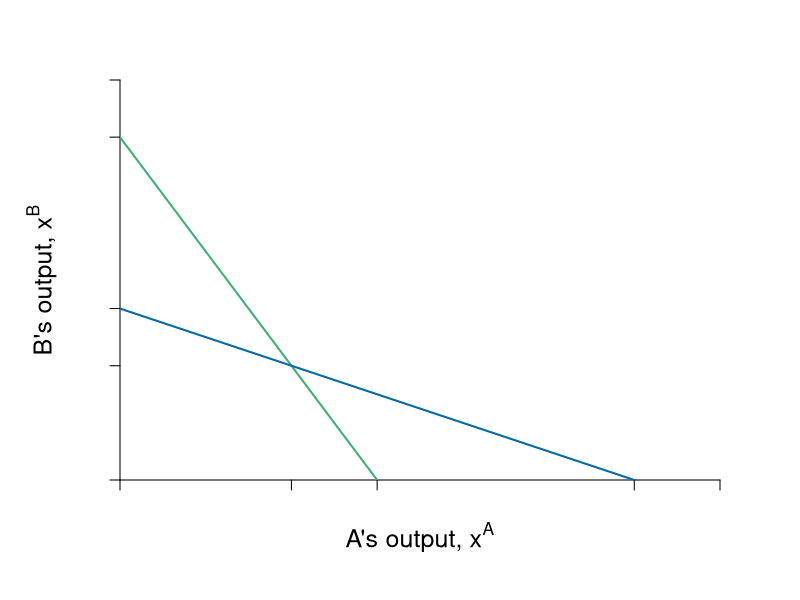

Generate this figure with R:
require(shape)
pdf(file = "competitionmarkets/cournot_brfs_nolabels_worksheet.pdf", width = 9, height = 7)

#Set parameters for graphics
axislabelsize <- 1.5
labelsize <- 1.2
graphlinewidth <- 2
segmentlinewidth <- 1.5

COL <- c("#7fc97f", "#beaed4", "#fdc086", "#ffff99", "#386cb0", "#f0027f", "#bf5b17", "#666666")
COLA <- c("#e0f3db", "#99d8c9","#66c2a4","#41ae76", "#238b45", "#005824")
COLB <- c("#c6dbef", "#4eb3d3", "#2b8cbe", "#0868ac","#084081")

par(mar =  c(6, 6, 4, 4))

piA <- function(xa, xb, s = 0.5, pmax = 20, c1 = 2) {
  (pmax - s*xb)*xa - s*(xa)^2 - c1*xa
}

piB <- function(xa, xb, s = 0.5, pmax = 20, c1 = 2) {
  (pmax - s*xa)*xb - s*(xb)^2 - c1*xb
}

brfB <- function(xa, s = 0.5, pmax = 20, c1 = 2) {
  (pmax - c1)/(2*s) - (1/2)*xa
}

brfA <- function(xa, s = 0.5, pmax = 20, c1 = 2) {
  (pmax - c1)/s - 2*xa
}

# brfPE <- function(ea, alpha = 16, beta = 1/12) {
#   alpha*(1 - beta*ea)
# }
# 
# indiffeA <- function(ea, alpha = 16, beta = 1/24, uA = 46.08) {
#   1/beta - (0.5*ea)/(alpha*beta) - uA/(alpha*beta*ea)
# }
# 
# indiffB <- function(eb, alpha = 16, beta = 1/24, uB = 46.08) {
#   (alpha*eb - uB - 0.5*eb^2)/(alpha*beta*eb)
# }
# 
# indiffB2 <- function(ea, alpha = 16, beta = 1/24, uB = 46.08) {
#   sqrt(alpha^2*(beta*ea - 1)^2 - 2*uB) - alpha*beta*ea + alpha
# }
# 
# indiffB3 <- function(ea, alpha = 16, beta = 1/24, uB = 46.08) {
#   -sqrt(alpha^2*(beta*ea - 1)^2 - 2*uB) - alpha*beta*ea + alpha
# }


#Input into Wolfram Alpha: solve for x y = 1/b - (0.5*x)/(a*b) - u/(a*b*x)

# indiffAlowB <- function(eb, alpha = 16, beta = 1/24, uA = 46.08) {
#   0.5*(-sqrt((2*alpha*beta*eb - 2*alpha)^2 - 8*uA)) - 2*alpha*beta*eb + 2*alpha
# }
# 
# indiffAlow <- function(ea, alpha = 16, beta = 1/24, uA = 46.08) {
#   0.5*(-sqrt((2*alpha*beta*ea - 2*alpha)^2 - 8*uA)) - 2*alpha*beta*ea + 2*alpha
# }
# 
# indiffAgain <- function(ea, alpha = 16, beta = 1/24, uA = 46.08) {
#   (-2*alpha*ea +2*uA + ea^2 )/ ( 2 * alpha * beta * ea)
# }

xlims <- c(0, 42)
ylims <- c(0, 42)

npts <- 501 
x <- seq(xlims[1], xlims[2], length.out = npts)
y <- seq(ylims[1], ylims[2], length.out = npts) 
a <- c(46.08, 55, 64)
b <- c(46.08, 55, 64)


#B's value when at A's bliss point
#0.35*log(5.88) + 0.35*log(8.88) + 0.5*log(10 - 5.88) + 0.5*log(15 - 8.88) 

#B's bliss point x = 4.11765; y = 6.17647
#A's value when at A's bliss point
#0.5*log(4.11765) + 0.5*log(6.17647) + 0.35*log(10 - 4.11765) + 0.35*log(15 - 6.17647) 


plot(0, 0, xlim = xlims, ylim = ylims, type = "n",
     xlab = expression(paste("")),
     ylab = expression(paste("")), 
     xaxt = "n", 
     yaxt = "n", 
     cex.lab = axislabelsize, 
     bty = "n",
     xaxs="i", 
     yaxs="i")

# ticksy <- seq(from = 0, to = ylims[2], by = 2)
# ylabels <- seq(from = 0, to = ylims[2], by = 2)
# ticksx <- seq(from = 0, to = xlims[2], by = 2)
# xlabels <- seq(from = 0, to = xlims[2], by = 2)
ticksy <- c(0, 12, 18, 36, ylims[2])
ylabels <- c(NA, expression(paste(x^{BN})), expression(paste( frac(bar(p) - c[1],2*beta) )), expression(paste( frac(bar(p) - c[1],beta) )), NA)
ticksx <- c(0, 12, 18, 36, xlims[2])
xlabels <- c(NA, expression(paste(x^{AN})), expression(paste(frac(bar(p) - c[1],2*beta))), expression(paste( frac(bar(p) - c[1],beta) )), NA)

axis(1, at = ticksx, pos = 0, labels = FALSE)

#text(x = c(0, 12, 18, 36, xlims[2]), par("usr")[3] - 0.4, labels = xlabels, srt = 0, pos = 1, xpd = TRUE)

axis(2, at = ticksy, pos = 0, labels = FALSE, las = 1)

npts <- 500 
xx1 <- seq(xlims[1], xlims[2], length.out = npts)

lines(xx1, brfA(xx1, s = 0.5, pmax = 20, c1 = 2), col = COLA[4], lwd = graphlinewidth)
lines(xx1, brfB(xx1, s = 0.5, pmax = 20, c1 = 2), col = COLB[4], lwd = graphlinewidth)

# segments(0, 12, 12, 12, lty = 2, col = "gray" , lwd = segmentlinewidth)
# segments(12, 0, 12, 12, lty = 2, col = "gray" , lwd = segmentlinewidth)

#mtext(expression(paste("A's output, ", x^A)), side=1, line = 2.5, cex = axislabelsize)
text(0.5*(xlims[2]), -6, expression(paste("A's output, ", x^A)), xpd = TRUE, cex = axislabelsize) 
text(-5.5, 0.5*ylims[2], expression(paste("B's output, ", x^B)), xpd = TRUE, cex = axislabelsize, srt = 90) 

#segments(4.11765, 6.17647, 5.88, 8.88, lty = 1, col = COL[2] , lwd = graphlinewidth)
#text(7.3, 3, expression("Pareto Efficient"))
#text(7.3, 2.5, expression("Curve"))
#Arrows(7.3, 3.5, 7.3, 6.1, col = "black", lty = 1, lwd = 2, arr.type = "triangle", arr.lwd = 0.5)

#Label the iso-welfare functions for the HG, Aisha
# text(3.8, 1.5, expression(u[1]^A))
# text(4.6, 1.5, expression(u[2]^A))
# text(5.5, 1.5, expression(u[3]^A))
#text(6.6, 8.3, expression(u[4]^A))

#Label the indifference curves for the HG, Betty
# text(7.6, 17, expression(u[1]^B))
# text(6.75, 17, expression(u[2]^B))
# text(6, 17, expression(u[3]^B))
#text(3.4, 6.9, expression(v[4]^B))

#Label point i. 
# points(12, 12, pch = 16, col = "black", cex = 1.5)
# text(16.5, 12.5, expression(paste("Nash Equilibrium")))
# text(11.3, 11.3, expression(paste("n")))

#Annotate Pareto Efficient Curve and relevant points
# segments(8, 6, 6, 8, lty = 1, col = COL[2] , lwd = graphlinewidth)
# points(6, 8, pch = 16, col = "black", cex = 1.5)
# text(6, 8.5, expression(paste("g")))
# 
# points(8, 6, pch = 16, col = "black", cex = 1.5)
# text(7, 7.5, expression(paste("i")))
# 
# points(7, 7, pch = 16, col = "black", cex = 1.5)
# text(8, 6.5, expression(paste("f")))

#points(5.84, 8.77, pch = 16, col = "black", cex = 1.5)

# #B's brf
# text(34, 7.25, expression(paste("B's best response")))
# text(34, 6, expression(paste("function")))
# Arrows(29.5, 6.75, 24, 6.75, col = "black", lty = 1, lwd = 2, arr.type = "triangle", arr.lwd = 0.5)
# 
# #A's brf
# text(6, 34, expression(paste("A's best response")))
# text(6, 32.75, expression(paste("function")))
# Arrows(6, 32, 6, 26, col = "black", lty = 1, lwd = 2, arr.type = "triangle", arr.lwd = 0.5)




dev.off()
